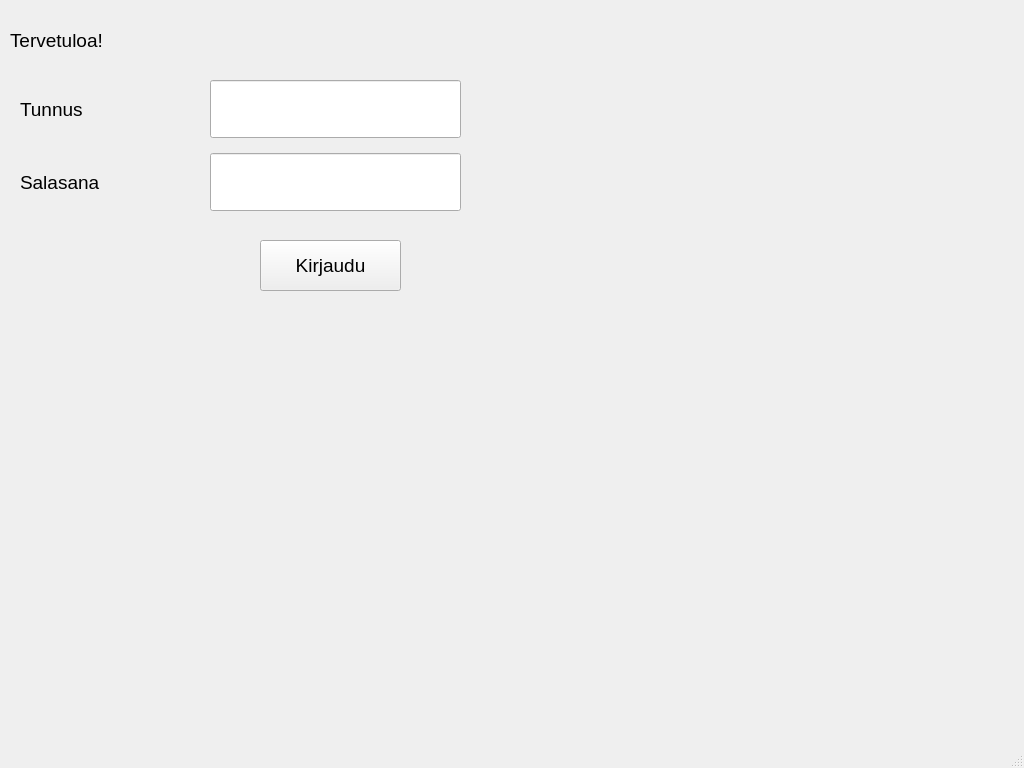
<?xml version="1.0" encoding="UTF-8"?>
<ui version="4.0">
 <class>MainWindow</class>
 <widget class="QMainWindow" name="MainWindow">
  <property name="geometry">
   <rect>
    <x>0</x>
    <y>0</y>
    <width>1024</width>
    <height>768</height>
   </rect>
  </property>
  <property name="minimumSize">
   <size>
    <width>1024</width>
    <height>768</height>
   </size>
  </property>
  <property name="font">
   <font>
    <pointsize>14</pointsize>
   </font>
  </property>
  <property name="windowTitle">
   <string>MainWindow</string>
  </property>
  <widget class="QWidget" name="centralwidget">
   <property name="autoFillBackground">
    <bool>true</bool>
   </property>
   <widget class="QPushButton" name="btnLogin">
    <property name="geometry">
     <rect>
      <x>260</x>
      <y>240</y>
      <width>141</width>
      <height>51</height>
     </rect>
    </property>
    <property name="sizePolicy">
     <sizepolicy hsizetype="Expanding" vsizetype="Expanding">
      <horstretch>0</horstretch>
      <verstretch>0</verstretch>
     </sizepolicy>
    </property>
    <property name="text">
     <string>Kirjaudu</string>
    </property>
   </widget>
   <widget class="QLabel" name="label_4">
    <property name="geometry">
     <rect>
      <x>10</x>
      <y>0</y>
      <width>351</width>
      <height>81</height>
     </rect>
    </property>
    <property name="sizePolicy">
     <sizepolicy hsizetype="Expanding" vsizetype="Expanding">
      <horstretch>0</horstretch>
      <verstretch>0</verstretch>
     </sizepolicy>
    </property>
    <property name="text">
     <string>Tervetuloa!</string>
    </property>
   </widget>
   <widget class="QLabel" name="LabelErrorMessage">
    <property name="geometry">
     <rect>
      <x>150</x>
      <y>310</y>
      <width>311</width>
      <height>101</height>
     </rect>
    </property>
    <property name="text">
     <string/>
    </property>
   </widget>
   <widget class="QWidget" name="">
    <property name="geometry">
     <rect>
      <x>20</x>
      <y>80</y>
      <width>131</width>
      <height>131</height>
     </rect>
    </property>
    <layout class="QGridLayout" name="gridLayout">
     <property name="spacing">
      <number>15</number>
     </property>
     <item row="0" column="0">
      <widget class="QLabel" name="label">
       <property name="sizePolicy">
        <sizepolicy hsizetype="Expanding" vsizetype="Expanding">
         <horstretch>0</horstretch>
         <verstretch>0</verstretch>
        </sizepolicy>
       </property>
       <property name="text">
        <string>Tunnus</string>
       </property>
      </widget>
     </item>
     <item row="1" column="0">
      <widget class="QLabel" name="label_2">
       <property name="sizePolicy">
        <sizepolicy hsizetype="Expanding" vsizetype="Expanding">
         <horstretch>0</horstretch>
         <verstretch>0</verstretch>
        </sizepolicy>
       </property>
       <property name="text">
        <string>Salasana</string>
       </property>
      </widget>
     </item>
    </layout>
   </widget>
   <widget class="QWidget" name="">
    <property name="geometry">
     <rect>
      <x>210</x>
      <y>80</y>
      <width>251</width>
      <height>131</height>
     </rect>
    </property>
    <layout class="QGridLayout" name="gridLayout_2">
     <property name="spacing">
      <number>15</number>
     </property>
     <item row="0" column="0">
      <widget class="QLineEdit" name="textUsername">
       <property name="sizePolicy">
        <sizepolicy hsizetype="Expanding" vsizetype="Expanding">
         <horstretch>0</horstretch>
         <verstretch>0</verstretch>
        </sizepolicy>
       </property>
      </widget>
     </item>
     <item row="1" column="0">
      <widget class="QLineEdit" name="textPassword">
       <property name="sizePolicy">
        <sizepolicy hsizetype="Expanding" vsizetype="Expanding">
         <horstretch>0</horstretch>
         <verstretch>0</verstretch>
        </sizepolicy>
       </property>
       <property name="echoMode">
        <enum>QLineEdit::EchoMode::Password</enum>
       </property>
      </widget>
     </item>
    </layout>
   </widget>
  </widget>
  <widget class="QMenuBar" name="menubar">
   <property name="geometry">
    <rect>
     <x>0</x>
     <y>0</y>
     <width>1024</width>
     <height>31</height>
    </rect>
   </property>
  </widget>
  <widget class="QStatusBar" name="statusbar"/>
 </widget>
 <resources/>
 <connections/>
</ui>
